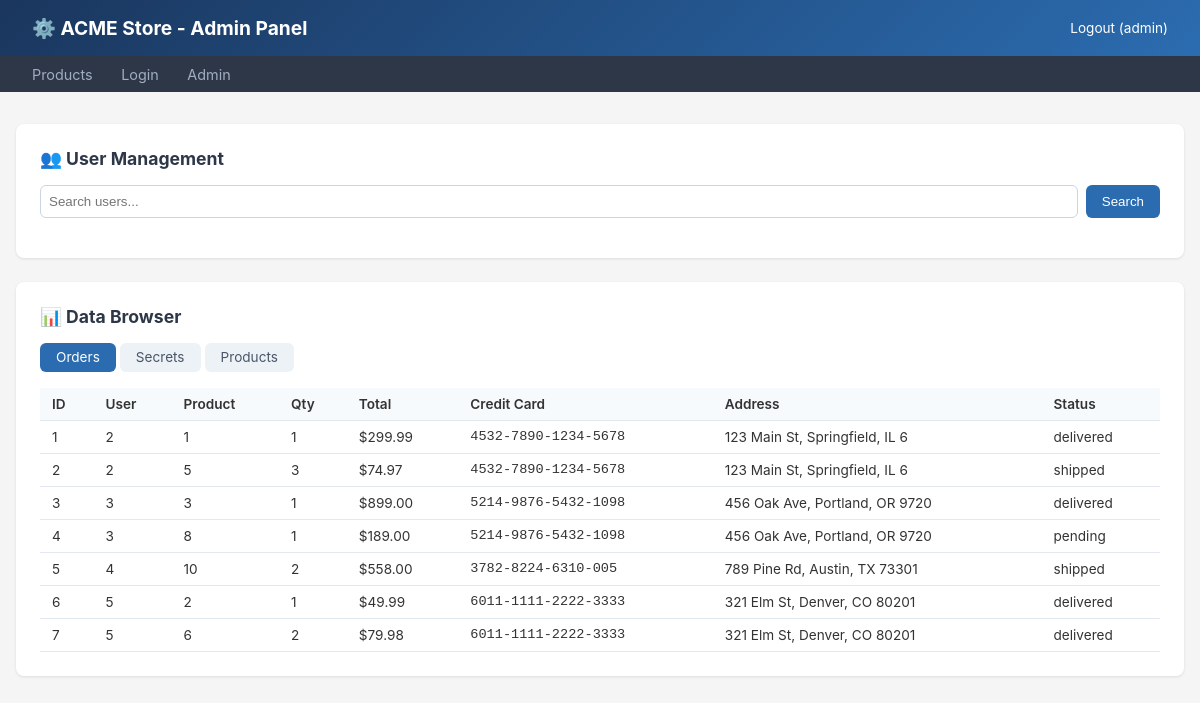
The app's page /admin.php?table=orders (signed in) with its own data.
### tables this page shows
CREATE TABLE orders (
    id INT AUTO_INCREMENT PRIMARY KEY,
    user_id INT,
    product_id INT,
    quantity INT DEFAULT 1,
    total_price DECIMAL(10,2),
    credit_card VARCHAR(19),
    address TEXT,
    status ENUM('pending', 'shipped', 'delivered') DEFAULT 'pending',
    created_at TIMESTAMP DEFAULT CURRENT_TIMESTAMP,
    FOREIGN KEY (user_id) REFERENCES users(id),
    FOREIGN KEY (product_id) REFERENCES products(id)
);

### html/admin.php (the view, shortened to what this page needs)
<?php
$host = getenv('MYSQL_HOST') ?: 'acme-mysql';
$user = getenv('MYSQL_USER') ?: 'acme_app';
$pass = getenv('MYSQL_PASSWORD') ?: 'AcmeDB#P@ss!2024';
$db   = getenv('MYSQL_DATABASE') ?: 'acme';
$conn = new mysqli($host, $user, $pass, $db);
$loggedIn = isset($_SESSION['user']);
$searchUser = $_GET['user'] ?? '';
$table = $_GET['table'] ?? '';
$orders = [];
if ($loggedIn) {
    if ($table) {
        $sql = "SELECT * FROM $table LIMIT 20";
        $result = $conn->query($sql);
        if ($result) {
            if ($table === 'orders') $orders = $result->fetch_all(MYSQLI_ASSOC);
        }
    }
}
?>
<!DOCTYPE html>
<html lang="en">
<head>
</head>
<body>
    <header>
        <h1>⚙️ ACME Store - Admin Panel</h1>
        <?php if ($loggedIn): ?>
        <a href="?logout=1" class="logout">Logout (<?= htmlspecialchars($_SESSION['user']['username']) ?>)</a>
        <?php endif; ?>
    </header>
    <nav>
        <a href="index.php">Products</a>
        <a href="login.php">Login</a>
        <a href="admin.php">Admin</a>
    </nav>
    <div class="container">
        <?php if (!$loggedIn): ?>
        <div class="panel">
            <h2>Access Denied</h2>
            <p>Please <a href="login.php">login</a> to access the admin panel.</p>
        </div>
        <?php else: ?>
        <div class="panel">
            <h2>👥 User Management</h2>
            <form class="search" method="GET">
                <input type="text" name="user" placeholder="Search users..." value="<?= htmlspecialchars($searchUser) ?>">
                <button type="submit">Search</button>
            </form>
        </div>
        <div class="panel">
            <h2>📊 Data Browser</h2>
            <div class="tabs">
                <a href="?table=orders" class="<?= $table==='orders'?'active':'' ?>">Orders</a>
                <a href="?table=secrets" class="<?= $table==='secrets'?'active':'' ?>">Secrets</a>
                <a href="?table=products" class="<?= $table==='products'?'active':'' ?>">Products</a>
            </div>
            <?php if ($orders): ?>
            <table>
                <tr><th>ID</th><th>User</th><th>Product</th><th>Qty</th><th>Total</th><th>Credit Card</th><th>Address</th><th>Status</th></tr>
                <?php foreach($orders as $o): ?>
                <tr>
                    <td><?= $o['id'] ?></td>
                    <td><?= $o['user_id'] ?></td>
                    <td><?= $o['product_id'] ?></td>
                    <td><?= $o['quantity'] ?></td>
                    <td>$<?= $o['total_price'] ?></td>
                    <td style="font-family:monospace"><?= htmlspecialchars($o['credit_card']) ?></td>
                    <td><?= htmlspecialchars(substr($o['address'], 0, 30)) ?></td>
                    <td><?= $o['status'] ?></td>
                </tr>
                <?php endforeach; ?>
            </table>
            <?php endif; ?>
        </div>
        <?php endif; ?>
    </div>
</body>
</html>

### html/admin.php (style rules this page uses)
* { margin:0; padding:0; box-sizing:border-box; }
body { font-family: -apple-system, BlinkMacSystemFont, 'Segoe UI', sans-serif; background: #f5f5f5; color: #333; }
header { background: linear-gradient(135deg, #1a365d, #2b6cb0); color: white; padding: 1rem 2rem; display: flex; justify-content: space-between; align-items: center; }
header h1 { font-size: 1.2rem; }
nav { background: #2d3748; padding: 0.5rem 2rem; }
nav a { color: #a0aec0; text-decoration: none; margin-right: 1.5rem; font-size: 0.9rem; }
.container { max-width: 1200px; margin: 2rem auto; padding: 0 1rem; }
.panel { background: white; border-radius: 8px; padding: 1.5rem; margin-bottom: 1.5rem; box-shadow: 0 1px 3px rgba(0,0,0,0.1); }
.panel h2 { font-size: 1.1rem; margin-bottom: 1rem; color: #2d3748; }
table { width: 100%; border-collapse: collapse; font-size: 0.85rem; }
th, td { padding: 0.5rem 0.75rem; text-align: left; border-bottom: 1px solid #e2e8f0; }
th { background: #f7fafc; font-weight: 600; }
.search { display: flex; gap: 0.5rem; margin-bottom: 1rem; }
.search input { flex:1; padding: 0.5rem; border:1px solid #cbd5e0; border-radius:6px; }
.search button { padding: 0.5rem 1rem; background: #2b6cb0; color: white; border: none; border-radius: 6px; cursor: pointer; }
.tabs { display: flex; gap: 0.25rem; margin-bottom: 1rem; }
.tabs a { padding: 0.4rem 1rem; border-radius: 6px; text-decoration: none; font-size: 0.85rem; color: #4a5568; background: #edf2f7; }
.tabs a.active { background: #2b6cb0; color: white; }
.logout { color: white; text-decoration: none; font-size: 0.85rem; }

### records on screen
orders: id "1", user "2", product "1", quantity "1", total_price "299.99", credit_card "4532-7890-1234-5678", address "123 Main St, Springfield, IL 6", status "delivered"
orders: id "2", user "2", product "5", quantity "3", total_price "74.97", credit_card "4532-7890-1234-5678", address "123 Main St, Springfield, IL 6", status "shipped"
orders: id "3", user "3", product "3", quantity "1", total_price "899.00", credit_card "5214-9876-5432-1098", address "456 Oak Ave, Portland, OR 9720", status "delivered"
orders: id "4", user "3", product "8", quantity "1", total_price "189.00", credit_card "5214-9876-5432-1098", address "456 Oak Ave, Portland, OR 9720", status "pending"
orders: id "5", user "4", product "10", quantity "2", total_price "558.00", credit_card "3782-8224-6310-005", address "789 Pine Rd, Austin, TX 73301", status "shipped"
orders: id "6", user "5", product "2", quantity "1", total_price "49.99", credit_card "6011-1111-2222-3333", address "321 Elm St, Denver, CO 80201", status "delivered"
orders: id "7", user "5", product "6", quantity "2", total_price "79.98", credit_card "6011-1111-2222-3333", address "321 Elm St, Denver, CO 80201", status "delivered"

### other values on screen
$_SESSION['user']['username'] "admin"
